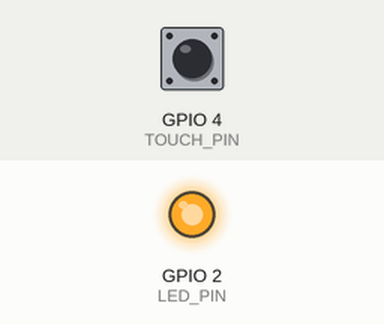
Bench run of a sketch on a simulated ESP32. On the bench: output pins drawn as LEDs (lit = HIGH). The test bench sets the inputs (shaded band); at power-on: GPIO 4 (TOUCH_PIN) HIGH. What the sketch prints to the serial monitor is not drawn.

Above: at 0.1 s.
Timing chart, 0 to 1.6 s (numbered marks = the images above):
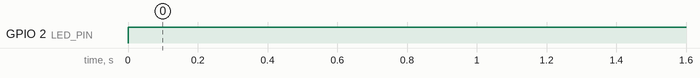

Measured:
- by itself, GPIO 2 (LED_PIN): LOW → HIGH at 0.00 s

The sketch:

ex04.ino
```cpp
#define TOUCH_PIN 4
#define LED_PIN   2
int threshold = 300;
int touchValue;
bool ledState = false;
bool lastTouchState = false;
void setup() {
  Serial.begin(115200);
  pinMode(LED_PIN, OUTPUT);
}
void loop() {
  touchValue = touchRead(TOUCH_PIN);
  Serial.print("触摸值: ");
  Serial.println(touchValue);
  bool currentTouch = (touchValue < threshold);
  if (currentTouch == true && lastTouchState == false) {
    ledState = !ledState;
    digitalWrite(LED_PIN, ledState);
    delay(50);
  }
  lastTouchState = currentTouch;
}
```
